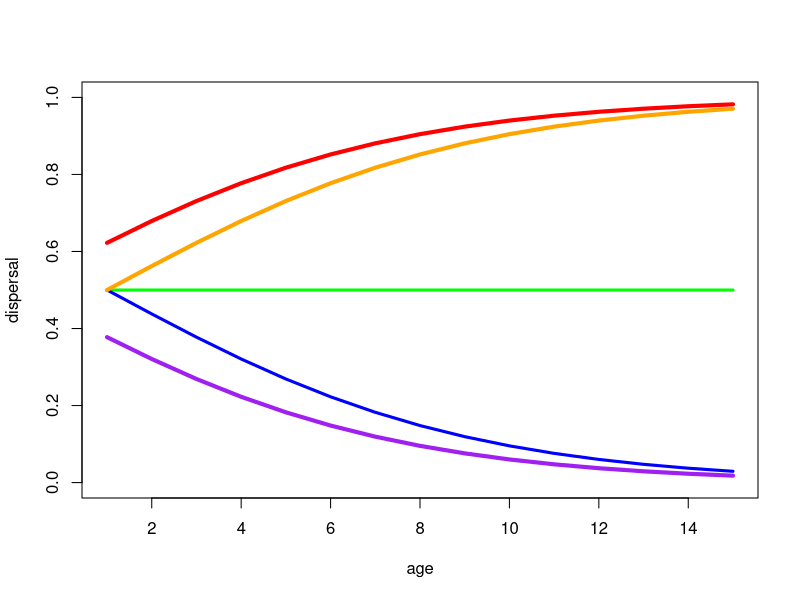

This chart was generated by the following R code: (Note: this script raises an error after producing the figure.)
rm(list=ls())

#DISPERSAL

age<-seq(from=1,by=1, length=15)

dispersal_Formula<-function(beta, betaAge){
  dispersal<-1 / (1 + exp(betaAge*age - beta))
  return(dispersal)}

plot(age,dispersal_Formula(0,0), type="l", col="green", lwd=3, xlab="age", ylab="dispersal", ylim=range(min=0, max=1))
lines(age,dispersal_Formula(0.25,0.25), type="l", col="blue", lwd=3)
lines(age,dispersal_Formula(-0.25,0.25), type="l", col="purple", lwd=4)
lines(age,dispersal_Formula(0.25,-0.25), type="l", col="red", lwd=4)
lines(age,dispersal_Formula(-0.25,-0.25), type="l", col="orange", lwd=4)
legend(locator(1),c("Bo= 0, Br= 0",
                    "Bo= +, Br= +",
                    "Bo= -, Br= +", 
                    "Bo= +, Br= -",
                    "Bo= -, Br= -"), 
       lwd=c(2,2,2,2,2), col=c("green","blue","purple","red","orange"), y.intersp=1)
title("Dispersal")



#HELP

age<-seq(from=1,by=1, length=15)

help_Formula<-function(alpha, alphaAge, alphaAge2){
  help<-alpha + alphaAge*age + alphaAge2*age*age
  return(help)}

plot(age, help_Formula(2,0.3,0.03), type="l", col="red", lwd=4, xlab="Age", ylab="Help", ylim=range(min=0, max=10))
lines(age,help_Formula(2,0.3,-0.03), type="l", col="blue", lwd=4)
lines(age,help_Formula(2,-0.3,0.03), type="l", col="green", lwd=4)
lines(age,help_Formula(2,-0.3,-0.03), type="l", col="purple", lwd=4)
title("Help")
legend(locator(1),c("linear= +, quadratic= +",
                    "linear= +, quadratic= -", 
                    "linear= -, quadratic= +",
                    "linear= -, quadratic= -"), 
       lwd=c(2,2,2,2), col=c("red","blue","green","purple"), y.intersp=1)



#SURVIVAL

##Interaction between help and group size

library("lattice")

m<-0.1
Xsh<-4
Xsn<-1

survival<-function(parameters,x,y){
  survival_Formula<-(1-parameters[1])/(1 + exp(parameters[2]*x - parameters[3]*(y+1)))
  return(survival_Formula)
}

rangx<-seq(from=0,by=0.15, length=16)
rangy<-c(0:15)
param<-c(m,Xsh,Xsn)
gridxy<-expand.grid(rangx,rangy)
names(gridxy)<-c('x',"y")

gridxy$help<-survival(param,gridxy$x,gridxy$y)

levelplot(help~x*y,data=gridxy, xlab="Help", ylab="Group size", main="Survival")


##Alternative survival
m<-0.7
Xsh<-0.4
Xsn<-0.4

survival<-function(parameters,x,y){
  survival_Formula<- parameters[1] - parameters[2] /(1 + exp(-x)) + parameters[3] / (1 + exp(-y))
  return(survival_Formula)
}

rangx<-seq(from=0,by=0.1, length=11)
rangy<-c(1:11)
param<-c(m,Xsh,Xsn)
gridxy<-expand.grid(rangx,rangy)
names(gridxy)<-c('x',"y")

gridxy$help<-survival(param,gridxy$x,gridxy$y)

levelplot(help~x*y,data=gridxy, xlab="Help", ylab="Group size", main="Survival")


##Alternative survival mixed both
m<-0.9
Xsh<-1
Xsn<-1

survival<-function(parameters,x,y){
  survival_Formula<-parameters[1]- (parameters[1]/(1 + exp(parameters[2]- parameters[3]))-
    parameters[1]/(1 + exp(parameters[2] /(1 + exp(-x)) - parameters[3] / (1 + exp(-(y+1))))))
  
  return(survival_Formula)
}

rangx<-seq(from=0,by=0.15, length=16)
rangy<-c(0:15)
param<-c(m,Xsh,Xsn)
gridxy<-expand.grid(rangx,rangy)
names(gridxy)<-c('x',"y")

gridxy$help<-survival(param,gridxy$x,gridxy$y)

levelplot(help~x*y,data=gridxy, xlab="Help", ylab="Group size", main="Survival")

help<-seq(from=0,by=0.1, length=20)
groupsize<-seq(from=0,by=1, length=15)
Xsh /(1 + exp(-help))
Xsn / (1 + exp(-(groupsize)))
survival(param,gridxy$x,gridxy$y)

survivalTest<-m-((m/(1 + exp(Xsh-Xsn)))- m/(1 + exp(Xsh /(1 + exp(-2)) - Xsn / (1 + exp(-(10+1))))))
survivalTest




#FECUNDITY

K0<-1
cumhelp<-c(0:5)

fecundity_Formula <- function(K0,K1) {
  fecundity <- (K0 + cumhelp*K1 / (1 + cumhelp*K1))
  return(fecundity)
}

plot(cumhelp,fecundity_Formula(1,2), type="l", col="red", lwd=3, xlab="cumhelp", ylab="fecundity")
lines(cumhelp, fecundity_Formula(1,1), type="l", col="blue", lwd=3)
lines(cumhelp, fecundity_Formula(1,0.5), type="l", col="green", lwd=3)
title("Fecundity: Type II functional response")
legend(locator(1),c("K1=2","K1=1", "K1=0.5"), lwd=c(2,2,2), col=c("red","blue","green"), y.intersp=1)



